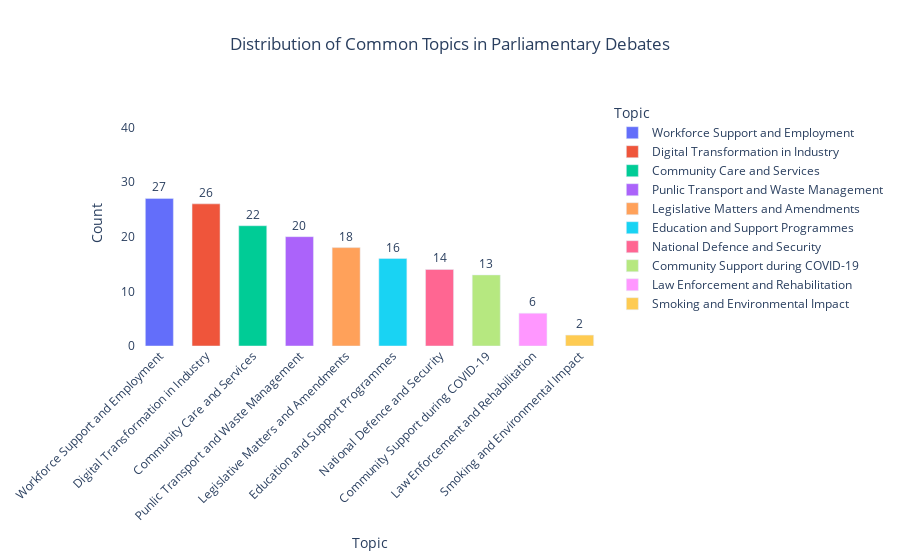

The notebook cell saved with this chart:
### Code cell
# Plotting the distribution of dominant topics using Plotly
topic_counts = df["Topic"].value_counts().reset_index()
topic_counts.columns = ['Topic', 'Count']

fig = px.bar(topic_counts, x='Topic', y='Count', title='Distribution of Dominant Topics',
             labels={'Topic': 'Topic', 'Count': 'Number of Debates'},
             text='Count',
             color='Topic',
             color_continuous_scale=px.colors.qualitative.Plotly)  # Use Plotly's qualitative color scale

fig.update_traces(texttemplate='%{text}', textposition='outside')

fig.update_layout(
    title={'text': 'Distribution of Common Topics in Parliamentary Debates', 'x': 0.5, 'xanchor': 'center'},
    xaxis_title='Topic',
    yaxis_title='Count',
    uniformtext_minsize=8, uniformtext_mode='hide',
    plot_bgcolor='white',
    paper_bgcolor='white',
    font=dict(size=12),
    yaxis=dict(showgrid=True, zeroline=False, range=[0, 45]),  # Set the y-axis range to 0-45
    xaxis_tickangle=-45,  # Rotate x-axis labels for better readability
    bargap=0.4,  # Gap between bars
    margin=dict(l=50, r=50, b=100, t=100),  # Adjust margins for better layout
)

fig.show()

### Figure 1 — Plotly figure (JSON) as saved in the notebook; plotly's stock layout.template omitted (floating-point values rounded to 4 significant figures)
{"data": [{"alignmentgroup": "True", "hovertemplate": "Topic=%{x}<br>Number of Debates=%{text}<extra></extra>", "legendgroup": "Workforce Support and Employment", "marker": {"color": "#636efa", "pattern": {"shape": ""}}, "name": "Workforce Support and Employment", "offsetgroup": "Workforce Support and Employment", "orientation": "v", "showlegend": true, "text": [27], "textposition": "outside", "texttemplate": "%{text}", "type": "bar", "x": ["Workforce Support and Employment"], "xaxis": "x", "y": [27], "yaxis": "y"}, {"alignmentgroup": "True", "hovertemplate": "Topic=%{x}<br>Number of Debates=%{text}<extra></extra>", "legendgroup": "Digital Transformation in Industry", "marker": {"color": "#EF553B", "pattern": {"shape": ""}}, "name": "Digital Transformation in Industry", "offsetgroup": "Digital Transformation in Industry", "orientation": "v", "showlegend": true, "text": [26], "textposition": "outside", "texttemplate": "%{text}", "type": "bar", "x": ["Digital Transformation in Industry"], "xaxis": "x", "y": [26], "yaxis": "y"}, {"alignmentgroup": "True", "hovertemplate": "Topic=%{x}<br>Number of Debates=%{text}<extra></extra>", "legendgroup": "Community Care and Services", "marker": {"color": "#00cc96", "pattern": {"shape": ""}}, "name": "Community Care and Services", "offsetgroup": "Community Care and Services", "orientation": "v", "showlegend": true, "text": [22], "textposition": "outside", "texttemplate": "%{text}", "type": "bar", "x": ["Community Care and Services"], "xaxis": "x", "y": [22], "yaxis": "y"}, {"alignmentgroup": "True", "hovertemplate": "Topic=%{x}<br>Number of Debates=%{text}<extra></extra>", "legendgroup": "Punlic Transport and Waste Management", "marker": {"color": "#ab63fa", "pattern": {"shape": ""}}, "name": "Punlic Transport and Waste Management", "offsetgroup": "Punlic Transport and Waste Management", "orientation": "v", "showlegend": true, "text": [20], "textposition": "outside", "texttemplate": "%{text}", "type": "bar", "x": ["Punlic Transport and Waste Management"], "xaxis": "x", "y": [20], "yaxis": "y"}, {"alignmentgroup": "True", "hovertemplate": "Topic=%{x}<br>Number of Debates=%{text}<extra></extra>", "legendgroup": "Legislative Matters and Amendments", "marker": {"color": "#FFA15A", "pattern": {"shape": ""}}, "name": "Legislative Matters and Amendments", "offsetgroup": "Legislative Matters and Amendments", "orientation": "v", "showlegend": true, "text": [18], "textposition": "outside", "texttemplate": "%{text}", "type": "bar", "x": ["Legislative Matters and Amendments"], "xaxis": "x", "y": [18], "yaxis": "y"}, {"alignmentgroup": "True", "hovertemplate": "Topic=%{x}<br>Number of Debates=%{text}<extra></extra>", "legendgroup": "Education and Support Programmes", "marker": {"color": "#19d3f3", "pattern": {"shape": ""}}, "name": "Education and Support Programmes", "offsetgroup": "Education and Support Programmes", "orientation": "v", "showlegend": true, "text": [16], "textposition": "outside", "texttemplate": "%{text}", "type": "bar", "x": ["Education and Support Programmes"], "xaxis": "x", "y": [16], "yaxis": "y"}, {"alignmentgroup": "True", "hovertemplate": "Topic=%{x}<br>Number of Debates=%{text}<extra></extra>", "legendgroup": "National Defence and Security", "marker": {"color": "#FF6692", "pattern": {"shape": ""}}, "name": "National Defence and Security", "offsetgroup": "National Defence and Security", "orientation": "v", "showlegend": true, "text": [14], "textposition": "outside", "texttemplate": "%{text}", "type": "bar", "x": ["National Defence and Security"], "xaxis": "x", "y": [14], "yaxis": "y"}, {"alignmentgroup": "True", "hovertemplate": "Topic=%{x}<br>Number of Debates=%{text}<extra></extra>", "legendgroup": "Community Support during COVID-19", "marker": {"color": "#B6E880", "pattern": {"shape": ""}}, "name": "Community Support during COVID-19", "offsetgroup": "Community Support during COVID-19", "orientation": "v", "showlegend": true, "text": [13], "textposition": "outside", "texttemplate": "%{text}", "type": "bar", "x": ["Community Support during COVID-19"], "xaxis": "x", "y": [13], "yaxis": "y"}, {"alignmentgroup": "True", "hovertemplate": "Topic=%{x}<br>Number of Debates=%{text}<extra></extra>", "legendgroup": "Law Enforcement and Rehabilitation", "marker": {"color": "#FF97FF", "pattern": {"shape": ""}}, "name": "Law Enforcement and Rehabilitation", "offsetgroup": "Law Enforcement and Rehabilitation", "orientation": "v", "showlegend": true, "text": [6], "textposition": "outside", "texttemplate": "%{text}", "type": "bar", "x": ["Law Enforcement and Rehabilitation"], "xaxis": "x", "y": [6], "yaxis": "y"}, {"alignmentgroup": "True", "hovertemplate": "Topic=%{x}<br>Number of Debates=%{text}<extra></extra>", "legendgroup": "Smoking and Environmental Impact", "marker": {"color": "#FECB52", "pattern": {"shape": ""}}, "name": "Smoking and Environmental Impact", "offsetgroup": "Smoking and Environmental Impact", "orientation": "v", "showlegend": true, "text": [2], "textposition": "outside", "texttemplate": "%{text}", "type": "bar", "x": ["Smoking and Environmental Impact"], "xaxis": "x", "y": [2], "yaxis": "y"}], "layout": {"bargap": 0.4, "barmode": "relative", "font": {"size": 12}, "legend": {"title": {"text": "Topic"}, "tracegroupgap": 0}, "margin": {"b": 100, "l": 50, "r": 50, "t": 100}, "paper_bgcolor": "white", "plot_bgcolor": "white", "title": {"text": "Distribution of Common Topics in Parliamentary Debates", "x": 0.5, "xanchor": "center"}, "uniformtext": {"minsize": 8, "mode": "hide"}, "xaxis": {"anchor": "y", "categoryarray": ["Workforce Support and Employment", "Digital Transformation in Industry", "Community Care and Services", "Punlic Transport and Waste Management", "Legislative Matters and Amendments", "Education and Support Programmes", "National Defence and Security", "Community Support during COVID-19", "Law Enforcement and Rehabilitation", "Smoking and Environmental Impact"], "categoryorder": "array", "domain": [0, 1], "tickangle": -45, "title": {"text": "Topic"}}, "yaxis": {"anchor": "x", "domain": [0, 1], "range": [0, 45], "showgrid": true, "title": {"text": "Count"}, "zeroline": false}}}
